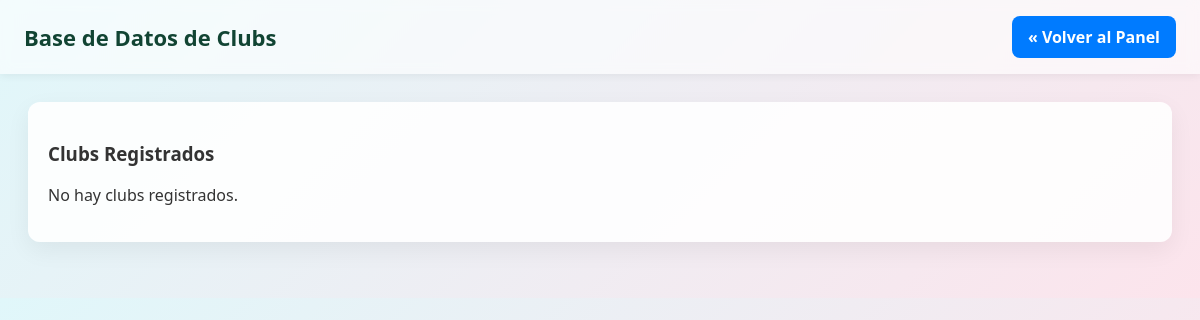
Page /view_clubs.php (signed in) on the earlier database version.
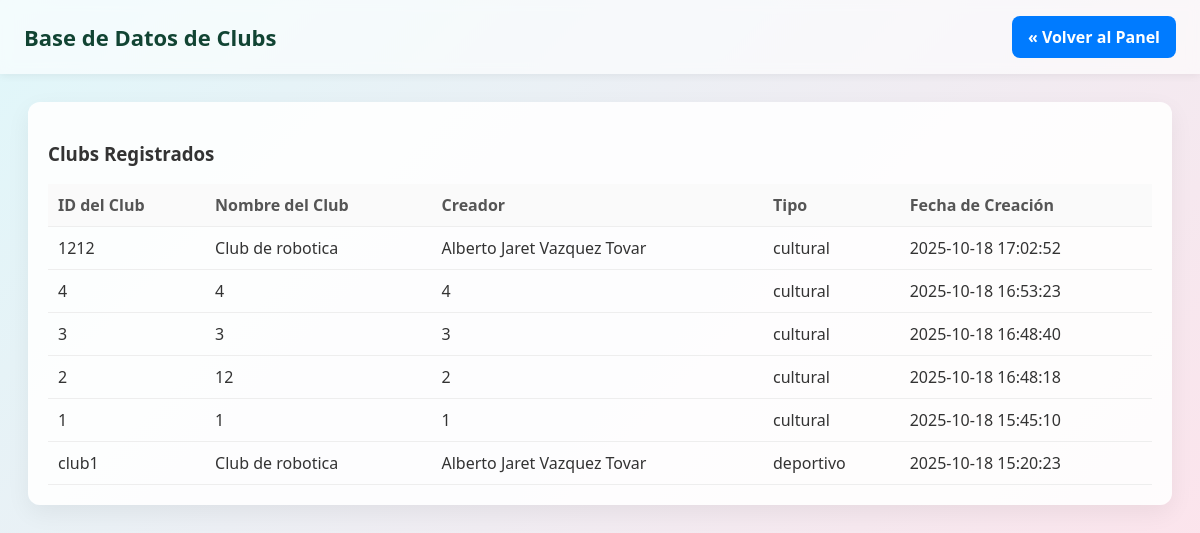
Same page on the later database version.
### tables this page shows
CREATE TABLE `clubs` (
  `club_id` varchar(50) NOT NULL,
  `club_name` varchar(100) NOT NULL,
  `password` varchar(255) NOT NULL,
  `creator_name` varchar(100) NOT NULL,
  `club_type` enum('cultural','deportivo','civil','asesoria') NOT NULL,
  `created_at` datetime DEFAULT current_timestamp()
);

### view_clubs.php (the view, shortened to what this page needs)
<?php
require 'config.php';
$page = max(1, intval($_GET['page'] ?? 1));
$limit = 10;
$offset = ($page - 1) * $limit;
$stmt = $pdo->prepare("SELECT club_id, club_name, creator_name, club_type, created_at FROM clubs ORDER BY created_at DESC LIMIT ? OFFSET ?");
$stmt->bindValue(1, $limit, PDO::PARAM_INT);
$stmt->bindValue(2, $offset, PDO::PARAM_INT);
$stmt->execute();
$clubs = $stmt->fetchAll(PDO::FETCH_ASSOC);
?>
<!doctype html>
<html lang="es">
<head>
</head>
<body>
 <header>
  <h2>Base de Datos de Clubs</h2>
  <a href="teacher_dashboard.php" class="btn">&laquo; Volver al Panel</a>
 </header>
  <div class="container">
    <div class="card">
      <h3>Clubs Registrados</h3>
      <?php if (empty($clubs)): ?>
        <p>No hay clubs registrados.</p>
      <?php else: ?>
        <table class="table">
          <thead>
            <tr>
              <th>ID del Club</th>
              <th>Nombre del Club</th>
              <th>Creador</th>
              <th>Tipo</th>
              <th>Fecha de Creación</th>
            </tr>
          </thead>
          <tbody>
            <?php foreach ($clubs as $club): ?>
              <tr>
                <td><?= htmlspecialchars($club['club_id']) ?></td>
                <td><?= htmlspecialchars($club['club_name']) ?></td>
                <td><?= htmlspecialchars($club['creator_name']) ?></td>
                <td><?= htmlspecialchars($club['club_type']) ?></td>
                <td><?= htmlspecialchars($club['created_at']) ?></td>
              </tr>
            <?php endforeach; ?>
          </tbody>
        </table>
      <?php endif; ?>
    </div>
  </div>
</body>
</html>

### view_clubs.php (style rules this page uses)
:root { --bg1: #e0f7fa; --bg2: #fce4ec; --card-bg: rgba(255,255,255,0.9); --primary: #007bff; --muted: #888; --glass: rgba(255,255,255,0.6); --radius: 12px; }
body { margin: 0; font-family: 'Segoe UI', Roboto, Arial, sans-serif; background: linear-gradient(135deg, var(--bg1), var(--bg2)); color: #333; -webkit-font-smoothing:antialiased; -moz-osx-font-smoothing:grayscale; }
header { background: var(--glass); backdrop-filter: blur(6px); box-shadow: 0 2px 8px rgba(0,0,0,0.06); padding: 16px 24px; position: sticky; top: 0; z-index: 100; display: flex; justify-content: space-between; align-items: center; }
header h2 { margin: 0; font-size: 22px; color:#143; }
.container { max-width: 1160px; margin: 0 auto; padding: 28px; }
.card { background: var(--card-bg); border-radius: var(--radius); box-shadow: 0 8px 24px rgba(0,0,0,0.06); padding: 20px; margin-bottom: 28px; }
.table { width: 100%; border-collapse: collapse; margin-top: 12px; }
.table th, .table td { padding: 10px; border-bottom: 1px solid #eee; text-align: left; }
.table th { background: #fafafa; color: #555; }
.btn { padding: 10px 16px; background: var(--primary); color: #fff; border: none; border-radius: 8px; cursor: pointer; font-weight:600; text-decoration: none; display: inline-block; }

Differences in the rows shown:
added clubs: club_id "1212", club_name "Club de robotica", creator_name "Alberto Jaret Vazquez Tovar", club_type "cultural", created_at "2025-10-18 17:02:52"
added clubs: club_id "4", club_name "4", creator_name "4", club_type "cultural", created_at "2025-10-18 16:53:23"
added clubs: club_id "3", club_name "3", creator_name "3", club_type "cultural", created_at "2025-10-18 16:48:40"
added clubs: club_id "2", club_name "12", creator_name "2", club_type "cultural", created_at "2025-10-18 16:48:18"
added clubs: club_id "1", club_name "1", creator_name "1", club_type "cultural", created_at "2025-10-18 15:45:10"
added clubs: club_id "club1", club_name "Club de robotica", creator_name "Alberto Jaret Vazquez Tovar", club_type "deportivo", created_at "2025-10-18 15:20:23"
Other differences:
text no longer shown: "No hay clubs registrados."
text now shown: "ID del Club Nombre del Club Creador Tipo Fecha de Creación"
